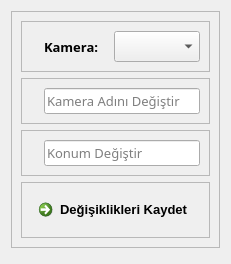
                       <widget class="QWidget" name="page_cs_cc">
                        <property name="geometry">
                         <rect>
                          <x>0</x>
                          <y>0</y>
                          <width>231</width>
                          <height>251</height>
                         </rect>
                        </property>
                        <attribute name="icon">
                         <iconset resource="icons_qrc.qrc">
                          <normaloff>:/white/icons/white-icons/camera.svg</normaloff>:/white/icons/white-icons/camera.svg</iconset>
                        </attribute>
                        <attribute name="label">
                         <string>Kamera Bilgilerini Düzenle</string>
                        </attribute>
                        <layout class="QHBoxLayout" name="horizontalLayout_38">
                         <item alignment="Qt::AlignTop">
                          <widget class="QFrame" name="frame_cs_cc">
                           <property name="frameShape">
                            <enum>QFrame::StyledPanel</enum>
                           </property>
                           <property name="frameShadow">
                            <enum>QFrame::Raised</enum>
                           </property>
                           <layout class="QVBoxLayout" name="verticalLayout_10">
                            <item>
                             <widget class="QFrame" name="frame_cs_cc_cc">
                              <property name="sizePolicy">
                               <sizepolicy hsizetype="Preferred" vsizetype="Preferred">
                                <horstretch>0</horstretch>
                                <verstretch>0</verstretch>
                               </sizepolicy>
                              </property>
                              <property name="frameShape">
                               <enum>QFrame::StyledPanel</enum>
                              </property>
                              <property name="frameShadow">
                               <enum>QFrame::Raised</enum>
                              </property>
                              <layout class="QHBoxLayout" name="horizontalLayout_39">
                               <item alignment="Qt::AlignLeft|Qt::AlignVCenter">
                                <widget class="QLabel" name="label_cs_cc_cc_i">
                                 <property name="text">
                                  <string/>
                                 </property>
                                 <property name="pixmap">
                                  <pixmap resource="icons_qrc.qrc">:/white/icons/white-icons/camera.svg</pixmap>
                                 </property>
                                 <property name="scaledContents">
                                  <bool>true</bool>
                                 </property>
                                </widget>
                               </item>
                               <item>
                                <widget class="QLabel" name="label_cs_cc_cc">
                                 <property name="sizePolicy">
                                  <sizepolicy hsizetype="Expanding" vsizetype="Preferred">
                                   <horstretch>0</horstretch>
                                   <verstretch>0</verstretch>
                                  </sizepolicy>
                                 </property>
                                 <property name="font">
                                  <font>
                                   <family>Century Gothic</family>
                                   <pointsize>10</pointsize>
                                   <weight>75</weight>
                                   <bold>true</bold>
                                  </font>
                                 </property>
                                 <property name="text">
                                  <string>Kamera:</string>
                                 </property>
                                </widget>
                               </item>
                               <item>
                                <widget class="QComboBox" name="comboBox_cs_cc_cc">
                                 <property name="sizePolicy">
                                  <sizepolicy hsizetype="Expanding" vsizetype="Fixed">
                                   <horstretch>0</horstretch>
                                   <verstretch>0</verstretch>
                                  </sizepolicy>
                                 </property>
                                 <property name="font">
                                  <font>
                                   <family>Century Gothic</family>
                                   <pointsize>12</pointsize>
                                  </font>
                                 </property>
                                </widget>
                               </item>
                              </layout>
                             </widget>
                            </item>
                            <item alignment="Qt::AlignTop">
                             <widget class="QFrame" name="frame_cs_cc_ccn">
                              <property name="frameShape">
                               <enum>QFrame::StyledPanel</enum>
                              </property>
                              <property name="frameShadow">
                               <enum>QFrame::Raised</enum>
                              </property>
                              <layout class="QHBoxLayout" name="horizontalLayout_40">
                               <item alignment="Qt::AlignLeft|Qt::AlignVCenter">
                                <widget class="QLabel" name="label_cs_cc_ccn">
                                 <property name="text">
                                  <string/>
                                 </property>
                                 <property name="pixmap">
                                  <pixmap resource="icons_qrc.qrc">:/white/icons/white-icons/camera.svg</pixmap>
                                 </property>
                                 <property name="scaledContents">
                                  <bool>true</bool>
                                 </property>
                                </widget>
                               </item>
                               <item>
                                <widget class="QLineEdit" name="lineEdit_cs_cc_cc">
                                 <property name="font">
                                  <font>
                                   <family>Century Gothic</family>
                                   <pointsize>10</pointsize>
                                  </font>
                                 </property>
                                 <property name="placeholderText">
                                  <string>Kamera Adını Değiştir</string>
                                 </property>
                                </widget>
                               </item>
                              </layout>
                             </widget>
                            </item>
                            <item>
                             <widget class="QFrame" name="frame_cs_cc_cl">
                              <property name="frameShape">
                               <enum>QFrame::StyledPanel</enum>
                              </property>
                              <property name="frameShadow">
                               <enum>QFrame::Raised</enum>
                              </property>
                              <layout class="QHBoxLayout" name="horizontalLayout_41">
                               <item alignment="Qt::AlignLeft|Qt::AlignVCenter">
                                <widget class="QLabel" name="label_cs_cc_cl">
                                 <property name="text">
                                  <string/>
                                 </property>
                                 <property name="pixmap">
                                  <pixmap resource="icons_qrc.qrc">:/white/icons/white-icons/map-pin.svg</pixmap>
                                 </property>
                                 <property name="scaledContents">
                                  <bool>true</bool>
                                 </property>
                                </widget>
                               </item>
                               <item>
                                <widget class="QLineEdit" name="lineEdit_cs_cc_cl">
                                 <property name="font">
                                  <font>
                                   <family>Century Gothic</family>
                                   <pointsize>10</pointsize>
                                  </font>
                                 </property>
                                 <property name="placeholderText">
                                  <string>Konum Değiştir</string>
                                 </property>
                                </widget>
                               </item>
                              </layout>
                             </widget>
                            </item>
                            <item alignment="Qt::AlignVCenter">
                             <widget class="QFrame" name="frame_cs_cc_scb">
                              <property name="sizePolicy">
                               <sizepolicy hsizetype="Preferred" vsizetype="Preferred">
                                <horstretch>0</horstretch>
                                <verstretch>0</verstretch>
                               </sizepolicy>
                              </property>
                              <property name="frameShape">
                               <enum>QFrame::StyledPanel</enum>
                              </property>
                              <property name="frameShadow">
                               <enum>QFrame::Raised</enum>
                              </property>
                              <layout class="QHBoxLayout" name="horizontalLayout_42">
                               <item>
                                <widget class="QCommandLinkButton" name="commandLinkButton_cs_cc_cc">
                                 <property name="sizePolicy">
                                  <sizepolicy hsizetype="Preferred" vsizetype="Fixed">
                                   <horstretch>0</horstretch>
                                   <verstretch>0</verstretch>
                                  </sizepolicy>
                                 </property>
                                 <property name="font">
                                  <font>
                                   <family>Segoe UI</family>
                                   <pointsize>10</pointsize>
                                  </font>
                                 </property>
                                 <property name="text">
                                  <string>Değişiklikleri Kaydet</string>
                                 </property>
                                 <property name="icon">
                                  <iconset resource="icons_qrc.qrc">
                                   <normaloff>:/white/icons/white-icons/save.svg</normaloff>:/white/icons/white-icons/save.svg</iconset>
                                 </property>
                                 <property name="iconSize">
                                  <size>
                                   <width>25</width>
                                   <height>25</height>
                                  </size>
                                 </property>
                                </widget>
                               </item>
                              </layout>
                             </widget>
                            </item>
                           </layout>
                          </widget>
                         </item>
                        </layout>
                       </widget>
